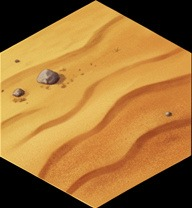
#> input picture backup_assets/img_00003.jpeg, 192 x 208 px
$ python check_fog_model.py ../backup_assets/img_00003.jpeg ../backup_assets/img_00004.jpeg
#> lines starting #> are read from the running program, lines starting #| are printed output that depends on the picture
#!/usr/bin/env python3
"""Модель тумана: почему у AC 8 нет пиксельного носителя (круг 14).

Туман в map_renderer.gd — не полупрозрачный слой, а замена тайла
(apply_fog -> set_cell(FOG_SOURCE_ID)). Здесь это меряется, а не утверждается:
сколько подложки остаётся в затемнённом пикселе и что при этом может мерить кадр.

  python3 scripts/check_fog_model.py <fog=1.png> <fog=0.png>   # рядом лежит fog=1.png.cells.json
"""
import sys
from pathlib import Path

import numpy as np
from PIL import Image, ImageFilter

sys.path.insert(0, str(Path(__file__).resolve().parent))
from make_fog_transition_carrier import cells_of, feather_band, label_map, pitch


def box(a, k):
    c = np.cumsum(np.cumsum(np.pad(a, ((1, 0), (1, 0))), 0), 1)
    return c[k:, k:] - c[:-k, k:] - c[k:, :-k] + c[:-k, :-k]


def lstd(a, k=9):
    mu = box(a, k) / (k * k)
    return np.sqrt(np.clip(box(a * a, k) / (k * k) - mu * mu, 0, None))


def main():
    on = np.asarray(Image.open(sys.argv[1]).convert("L"), dtype=np.float64)
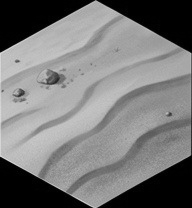
#> on: shape (208, 192) float64; min 0, max 219, mean 119.7
    off = np.asarray(Image.open(sys.argv[2]).convert("L"), dtype=np.float64)
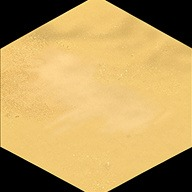
#> input picture backup_assets/img_00004.jpeg, 192 x 192 px
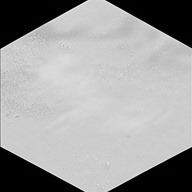
#> off: shape (192, 192) float64; min 0, max 240, mean 158.7
#> (the run stopped early here; a loop or call above may not have finished)
